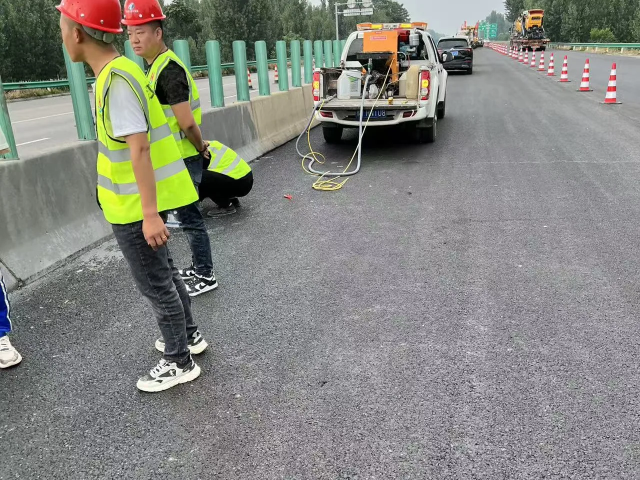
#> input picture images/applications/pinjin-concrete-equipment-highway-infrastructure.webp, 1280 x 960 px (shown at 1/2 size)
$ python -i ingest_real_product_photos.py   (imports and definitions only)
#> lines starting #> are read from the running program, lines starting #| are printed output that depends on the picture; after the words box and inside, x2 and y2 are one past the last pixel; in counts of white or black regions, pixels touching at a corner belong together
#> in convert_studio, img is the input picture: PIL image 1280x960 RGB; mean R, G, B 133.6, 134.5, 128.5
# -*- coding: utf-8 -*-
"""Dedup repo-root studio photos and write them into the 23 product folders.

Classification is by visible model text on the machine, not the 01–23 filename
prefix. Byte-identical copies (01=17 … 07=23, and 11=16) are ingested once.

Studio shots are resized with object-contain (no 4:3 crop). Existing GPT
catalogue main.webp is kept as catalog.webp so the spec sheet remains in the
gallery.
"""

from __future__ import annotations

import hashlib
from pathlib import Path

from PIL import Image

REPO = Path(__file__).resolve().parents[1]
PRODUCTS_ROOT = REPO / "public" / "images" / "products"
MAX_SIDE = 1600
WEBP_QUALITY = 85

# slug → main studio photo. Extra angles are not published (detail pages use catalog only).
ASSIGNMENTS: dict[str, dict[str, str | tuple[str, ...]]] = {
    "electric-20-concrete-pump": {
        "main": "07-creative-custom-1788172880665.png",
        "extras": (),
    },
    "electric-30-concrete-pump": {
        "main": "06-creative-custom-1788173058346.png",
        "extras": (),
    },
    "electric-40-concrete-pump": {
        "main": "04-creative-custom-1788173213921.png",
        "extras": (),
    },
    "electric-low-pressure-40-concrete-pump": {
        "main": "05-creative-custom-1788173092064.png",
        "extras": (),
    },
    "electric-50-concrete-pump": {
        "main": "03-creative-custom-1788173237838.png",
        "extras": (),
    },
    "electric-60-concrete-pump": {
        "main": "01-creative-custom-1788173312731.png",
        "extras": (),
    },
    "electric-low-pressure-60-concrete-pump": {
        "main": "02-creative-custom-1788173266217.png",
        "extras": (),
    },
    "electric-80-concrete-pump": {
        "main": "11-creative-custom-1788174632886.png",
        "extras": (
            "16-creative-custom-1788173400626.png",
            "03-creative-custom-1788175499381.png",
        ),
    },
    "electric-10-series-concrete-pump": {
        "main": "02-creative-custom-1788174068770.png",
        "extras": ("02-creative-custom-1788175346852.png",),
    },
    "electric-15-concrete-pump": {
        "main": "11-creative-custom-1788173583343.png",
        "extras": (
            "06-creative-custom-1788175066755.png",
            "11-creative-custom-1788174786378.png",
        ),
    },
    "diesel-30-concrete-pump": {
        "main": "10-creative-custom-1788174850014.png",
        "extras": (
            "01-creative-custom-1788175747113.png",
            "15-creative-custom-1788174665544.png",
            "15-creative-custom-1788173431731.png",
            "01-creative-custom-1788175636193.png",
            "01-creative-custom-1788175633764.png",
            "01-creative-custom-1788175647948.png",
            "03-creative-custom-1788174034957.png",
            "03-creative-custom-1788175260640.png",
        ),
    },
    "diesel-40-concrete-pump": {
        "main": "09-creative-custom-1788174880715.png",
        "extras": (
            "14-creative-custom-1788173462043.png",
            "14-creative-custom-1788174691780.png",
        ),
    },
    "diesel-50-concrete-pump": {
        "main": "08-creative-custom-1788174943024.png",
        "extras": (
            "13-creative-custom-1788173517429.png",
            "13-creative-custom-1788174719332.png",
        ),
    },
    "diesel-60-concrete-pump": {
        "main": "02-creative-custom-1788175546821.png",
        "extras": (
            "01-creative-custom-1788175610536.png",
            "07-creative-custom-1788173881194.png",
            "07-creative-custom-1788174982836.png",
            "07-creative-custom-1788175030874.png",
            "12-creative-custom-1788173550139.png",
            "12-creative-custom-1788174752178.png",
        ),
    },
    "diesel-120-concrete-pump": {
        "main": "05-creative-custom-1788175185563.png",
        "extras": (
            "01-creative-custom-1788175663366.png",
            "05-creative-custom-1788173941890.png",
        ),
    },
    "hbt8018-concrete-pump": {
        "main": "09-creative-custom-1788173759305.png",
        "extras": (
            "04-creative-custom-1788175461835.png",
            "09-creative-custom-1788174860862.png",
        ),
    },
    "hbt80-16-concrete-pump": {
        "main": "08-creative-custom-1788173833417.png",
        "extras": (
            "08-creative-custom-1788174885850.png",
            "01-creative-custom-1788175631558.png",
        ),
    },
    "integrated-mixer-pump": {
        "main": "04-creative-custom-1788175232111.png",
        "extras": (
            "05-creative-custom-1788175240447.png",
            "10-creative-custom-1788174830742.png",
            "10-creative-custom-1788173648494.png",
        ),
    },
    "diesel-mixer-integrated-pump": {
        "main": "01-creative-custom-1788175610545.png",
        "extras": (
            "01-creative-custom-1788175648155.png",
            "04-creative-custom-1788173981778.png",
            "01-creative-custom-1788175664707.png",
        ),
    },
    "tractor-4100-concrete-pump": {
        "main": "01-creative-custom-1788174130823.png",
        "extras": (),
    },
    "rural-diesel-concrete-pump": {
        "main": "01-creative-custom-1788175681751.png",
        "extras": (),
    },
    "lz-60-diesel-concrete-pump": {
        "main": "01-creative-custom-1788175584326.png",
        "extras": (
            "01-creative-custom-1788175617814.png",
            "01-creative-custom-1788175649705.png",
            "06-creative-custom-1788173909064.png",
        ),
    },
    "lz-80-diesel-concrete-pump": {
        "main": "06-creative-custom-1788175012578.png",
        "extras": (
            "01-creative-custom-1788175668751.png",
            "01-creative-custom-1788175698849.png",
        ),
    },
}


def md5(path: Path) -> str:
    return hashlib.md5(path.read_bytes()).hexdigest()


# [10 lines left out: function unique_root_photos, not called in this run]


def trim_studio_white(img: Image.Image, pad_ratio: float = 0.03) -> Image.Image:
    """Crop near-white studio margin and punch remaining white to alpha."""
#> called with pad_ratio = 0.03
    from PIL import ImageChops, ImageOps

    rgb = img.convert("RGB")
    white = Image.new("RGB", rgb.size, (255, 255, 255))
#> white: PIL image 1280x960 RGB; every value is 255
    diff = ImageOps.grayscale(ImageChops.difference(rgb, white))
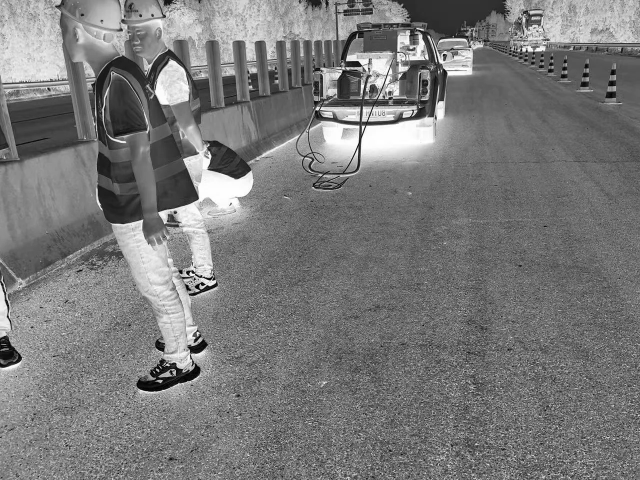
#> diff: PIL image 1280x960 L (shown at 1/2 size); min 0, max 255, mean 121.4
    mask = diff.point(lambda p: 255 if p > 10 else 0)
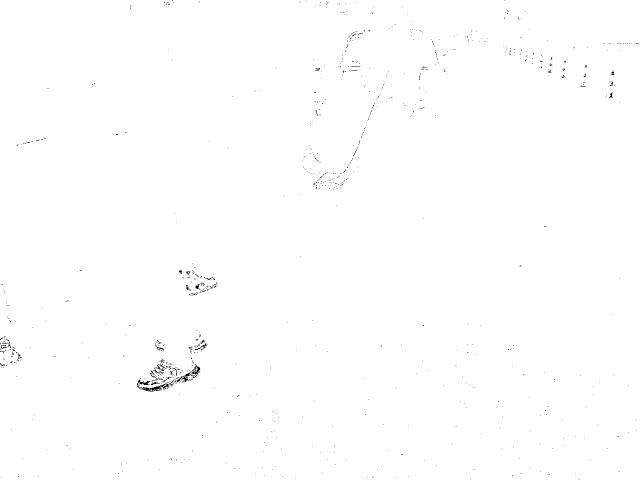
#> mask: PIL image 1280x960 L (shown at 1/2 size); 99.7% white; black in thin lines or dots
    box = mask.getbbox()
#> box = (0, 0, 1280, 960)
    if not box:
        return img.convert("RGBA")

    w, h = rgb.size
#> w = 1280; h = 960
    pad_x = max(8, int(w * pad_ratio))
#> pad_x = 38
    pad_y = max(8, int(h * pad_ratio))
#> pad_y = 28
    left, top, right, bottom = box
#> left = 0; top = 0; right = 1280; bottom = 960
    crop = (
        max(0, left - pad_x),
        max(0, top - pad_y),
        min(w, right + pad_x),
        min(h, bottom + pad_y),
    )
#> crop = (0, 0, 1280, 960)
    rgb = rgb.crop(crop)
    diff = diff.crop(crop)
    alpha = diff.point(lambda p: 0 if p < 12 else 255)
#> alpha: PIL image 1280x960 L; 99.7% white; black in thin lines or dots
    out = rgb.convert("RGBA")
    out.putalpha(alpha)
    return out


def convert_studio(src: Path, dest: Path) -> None:
    img = Image.open(src)
    if img.mode == "P":
        img = img.convert("RGBA")
    if img.mode not in ("RGB", "RGBA"):
        img = img.convert("RGBA")

    img = trim_studio_white(img)

    w, h = img.size
#> w = 1280; h = 960
    scale = min(1.0, MAX_SIDE / max(w, h))
#> scale = 1
    if scale < 1.0:
        img = img.resize((int(w * scale), int(h * scale)), Image.Resampling.LANCZOS)

#> (the run stopped early here; a loop or call above may not have finished)

$ run again, on images/factory/pinjin-diesel-machinery-factory-dispatch.webp
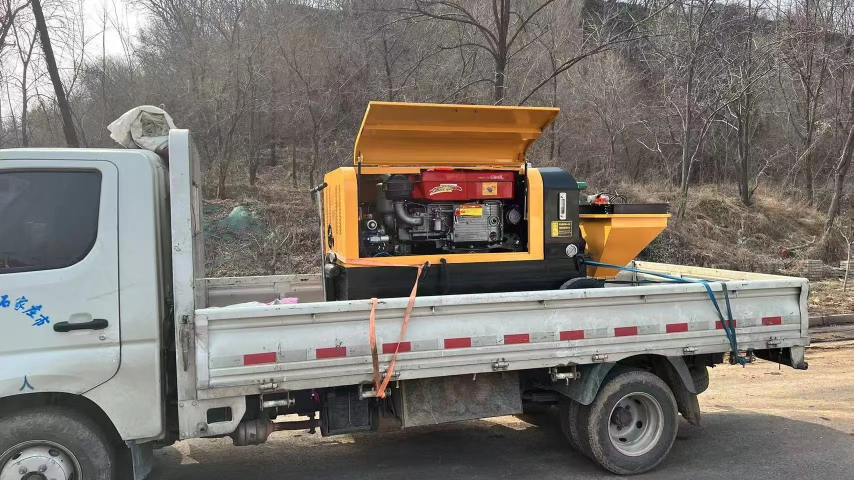
#> input picture images/factory/pinjin-diesel-machinery-factory-dispatch.webp, 1707 x 960 px (shown at 1/2 size)
#> in convert_studio, img is the input picture: PIL image 1707x960 RGB; mean R, G, B 124.4, 118.1, 111.1
#> white: PIL image 1707x960 RGB; every value is 255
#> in trim_studio_white, `mask = diff.point(lambda p: 255 if p > 10 else 0)`:
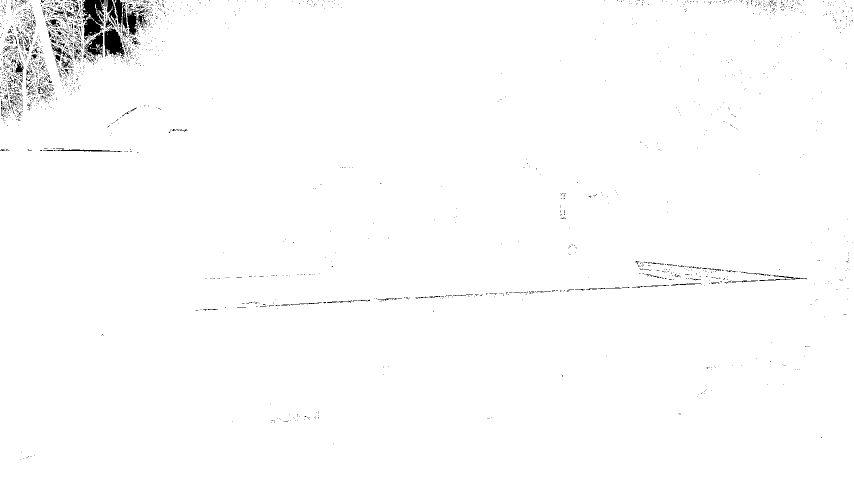
#> mask: PIL image 1707x960 L (shown at 1/2 size); 98.8% white; 2391 black regions (2259 under 20 px), largest, box (x1, y1, x2, y2) and area: (165, 0, 209, 82) 2368, (209, 57, 250, 114) 1559, (168, 65, 206, 114) 963
#> box = (0, 0, 1707, 960)
#> left = 0; right = 1707; bottom = 960
#> crop = (0, 0, 1707, 960)
#> in convert_studio, `img = img.resize((int(w * scale), int(h * scale)), Image.Resampling.LA..`:
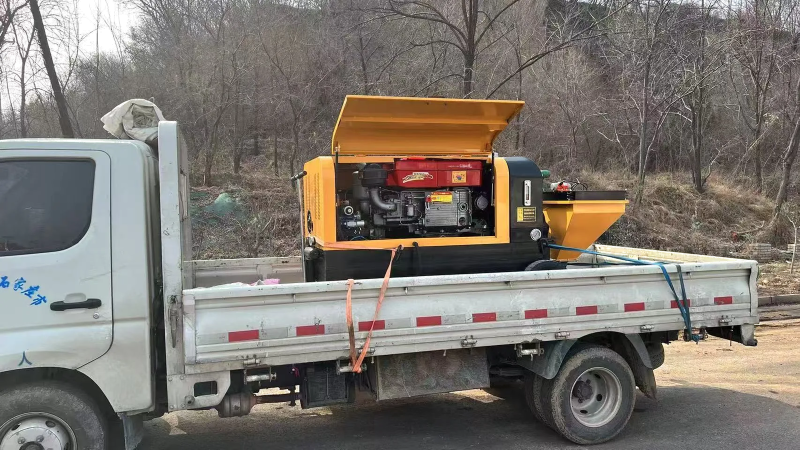
#> img: PIL image 1600x899 RGBA (shown at 1/2 size); mean R, G, B, A 123.3, 117.1, 110.1, 251.7; transparent parts drawn white
